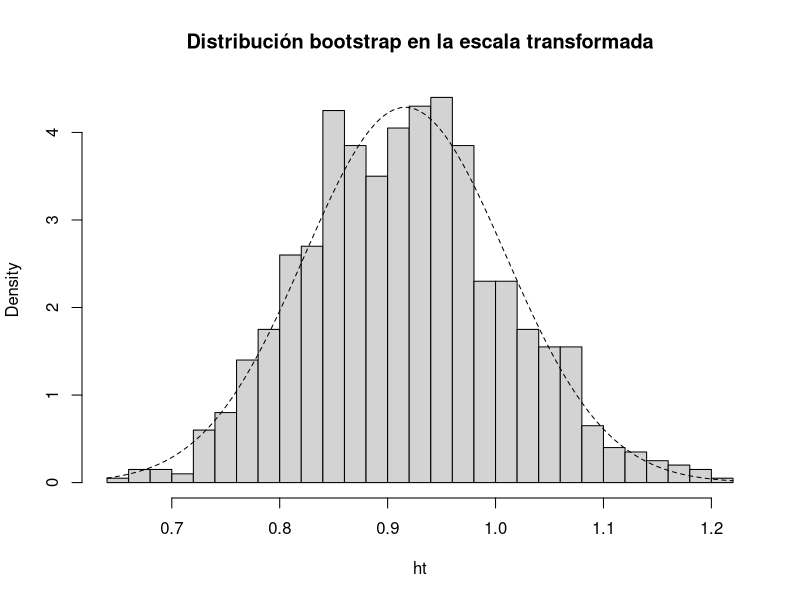

Write R code to recreate this figure.
## ---- chunk 1

## ---- chunk 2
muestra <- c(0.143, 0.182, 0.256, 0.26, 0.27, 0.437, 0.509, 
             0.611, 0.712, 1.04, 1.09, 1.15, 1.46, 1.88, 2.08)
n <- length(muestra)
alfa <- 0.05
x_barra <- mean(muestra)

# Remuestreo
set.seed(1)
B <- 1000
remuestra <- numeric(n)
x_barra_boot <- numeric(B) 
estadistico_boot <- numeric(B)
for (k in 1:B) {
  remuestra <- sample(muestra, n, replace = TRUE)
  x_barra_boot[k] <- mean(remuestra)
  estadistico_boot[k] <- sqrt(n) * (x_barra_boot[k] - x_barra)
}

# Aproximación bootstrap de los ptos críticos
pto_crit <- quantile(estadistico_boot, c(alfa/2, 1 - alfa/2))

# Construcción del IC
ic_inf_boot <- x_barra - pto_crit[2]/sqrt(n)
ic_sup_boot <- x_barra - pto_crit[1]/sqrt(n)
IC_boot <- c(ic_inf_boot, ic_sup_boot)
names(IC_boot) <- paste0(100*c(alfa/2, 1-alfa/2), "%")
IC_boot
## ---- chunk 3
pto_crit <- quantile(x_barra_boot, c(alfa/2, 1 - alfa/2))
ic_inf_boot <- 2*x_barra - pto_crit[2]
ic_sup_boot <- 2*x_barra - pto_crit[1]
IC_boot <- c(ic_inf_boot, ic_sup_boot)
names(IC_boot) <- paste0(100*c(alfa/2, 1-alfa/2), "%")
IC_boot
## ---- chunk 4
library(boot)
statistic <- function(data, i) mean(data[i])

set.seed(1)
res.boot <- boot(muestra, statistic, R = 1000)
res <- boot.ci(res.boot, type = "basic")
res
IC_boot <- res$basic[4:5]
IC_boot
## ---- chunk 5
boot.ci(res.boot, type = "perc")
## ---- chunk 6
# IC_boot <-  quantile(res.boot$t, c(alfa/2, 1 - alfa/2)) # type = 7
IC_boot <-  quantile(res.boot$t, c(alfa/2, 1 - alfa/2), type = 6)
IC_boot 
## ---- chunk 7
muestra <- c(0.143, 0.182, 0.256, 0.26, 0.27, 0.437, 0.509, 
             0.611, 0.712, 1.04, 1.09, 1.15, 1.46, 1.88, 2.08)
n <- length(muestra)
alfa <- 0.05
x_barra <- mean(muestra)
cuasi_dt <- sd(muestra)

# Remuestreo
set.seed(1)
B <- 1000
remuestra <- numeric(n)
estadistico_boot <- numeric(B)
for (k in 1:B) {
  remuestra <- sample(muestra, n, replace = TRUE)
  x_barra_boot <- mean(remuestra)
  cuasi_dt_boot <- sd(remuestra)
  estadistico_boot[k] <- sqrt(n) * abs(x_barra_boot - x_barra)/cuasi_dt_boot
}

# Aproximación bootstrap del pto crítico
pto_crit <- quantile(estadistico_boot, 1 - alfa)

# Construcción del IC
ic_inf_boot <- x_barra - pto_crit * cuasi_dt/sqrt(n)
ic_sup_boot <- x_barra + pto_crit * cuasi_dt/sqrt(n)
IC_boot <- c(ic_inf_boot, ic_sup_boot)
names(IC_boot) <- paste0(100*c(alfa/2, 1-alfa/2), "%")
IC_boot
## ---- chunk 8
t.ini <- proc.time()
rate <- 0.01
mu <- 1/rate
n <- 100

alfa <- 0.1
namesI <- paste0(100*c(alfa/2, 1-alfa/2), "%")

B <- 1000
percentil <- numeric(B)
percentilt <- numeric(B)
percentilts <- numeric(B)

nsim <- 500
resultados <- array(dim = c(nsim, 2, 4))
dimnames(resultados) <- list(NULL, c("Cobertura", "Longitud"),
        c("Normal", "Percentil", "Percentil-t", "Percentil-t simetrizado"))
# Bucle simulación
set.seed(1)
for (isim in 1:nsim) {
    # Aproximación clásica
    muestra <- rexp(n, rate = 0.01)
    media <- mean(muestra)
    desv <- sd(muestra)
    z <- qnorm(1 - alfa/2)
    ic_inf <- media - z*desv/sqrt(n)
    ic_sup <- media + z*desv/sqrt(n)
    I0 <- c(ic_inf, ic_sup)
    # names(I0) <- namesI
    resultados[isim, 1, 1] <- (I0[1] < mu) && (mu < I0[2])
    resultados[isim, 2, 1] <- I0[2] - I0[1]
    
    # Remuestreo bootstrap
    for (k in 1:B) {
        remuestra <- sample(muestra, n, replace = TRUE)
        percentil[k] <- sqrt(n) * (mean(remuestra) - media)
        percentilt[k] <- percentil[k]/sd(remuestra)
        percentilts[k] <- abs(percentilt[k])
    }
    
    # Aproximación bootstrap percentil
    pto_crit <- quantile(percentil, c(alfa/2, 1 - alfa/2))
    # Construcción del IC
    ic_inf_boot <- media - pto_crit[2]/sqrt(n)
    ic_sup_boot <- media - pto_crit[1]/sqrt(n)
    I1 <- c(ic_inf_boot, ic_sup_boot)
    # names(I1) <- namesI
    resultados[isim, 1, 2] <- (I1[1] < mu) && (mu < I1[2])
    resultados[isim, 2, 2] <- I1[2] - I1[1]
    
    # Aproximación bootstrap percentil-t
    pto_crit <- quantile(percentilt, c(alfa/2, 1 - alfa/2))
    # Construcción del IC
    ic_inf_boot <- media - pto_crit[2] * desv/sqrt(n)
    ic_sup_boot <- media - pto_crit[1] * desv/sqrt(n)
    I2 <- c(ic_inf_boot, ic_sup_boot)
    # names(I2) <- namesI
    resultados[isim, 1, 3] <- (I2[1] < mu) && (mu < I2[2])
    resultados[isim, 2, 3] <- I2[2] - I2[1]
    
    # Aproximación bootstrap percentil-t simetrizado
    pto_crit <- quantile(percentilts, 1 - alfa)
    # Construcción del IC
    ic_inf_boot <- media - pto_crit * desv/sqrt(n)
    ic_sup_boot <- media + pto_crit * desv/sqrt(n)
    I3 <- c(ic_inf_boot, ic_sup_boot)
    # names(I3) <- namesI
    resultados[isim, 1, 4] <- (I3[1] < mu) && (mu < I3[2])
    resultados[isim, 2, 4] <- I3[2] - I3[1]
}

t.fin <- proc.time() - t.ini
t.fin

apply(resultados, c(2, 3), mean)
# knitr::kable(t(apply(resultados, c(2, 3), mean)), digits = 3)
## ---- chunk 9
data(Prestige, package="carData")
# with(Prestige, cor.test(income, prestige))
cor.test(Prestige$income, Prestige$prestige)
## ---- chunk 10
library(boot)

statistic <- function(data, i){
  remuestra <- data[i, ]
  cor(remuestra$income, remuestra$prestige)
}

set.seed(1)
res.boot <- boot(Prestige, statistic, R = 1000)

h <- function(t) atanh(t)
hdot <- function(t) 1/(1 - t^2)
hinv <- function(t) tanh(t)

# boot.ci(res.boot, type = "norm", h = h)
# boot.ci(res.boot, type = "norm", h = h, hinv = hinv)
boot.ci(res.boot, type = "norm", h = h, hdot = hdot, hinv = hinv)
## ---- chunk 11
ht <- h(res.boot$t)
hist(ht, freq = FALSE, breaks = "FD",
     main = "Distribución bootstrap en la escala transformada")
curve(dnorm(x, mean=mean(ht), sd=sd(ht)), lty = 2, add = TRUE)
